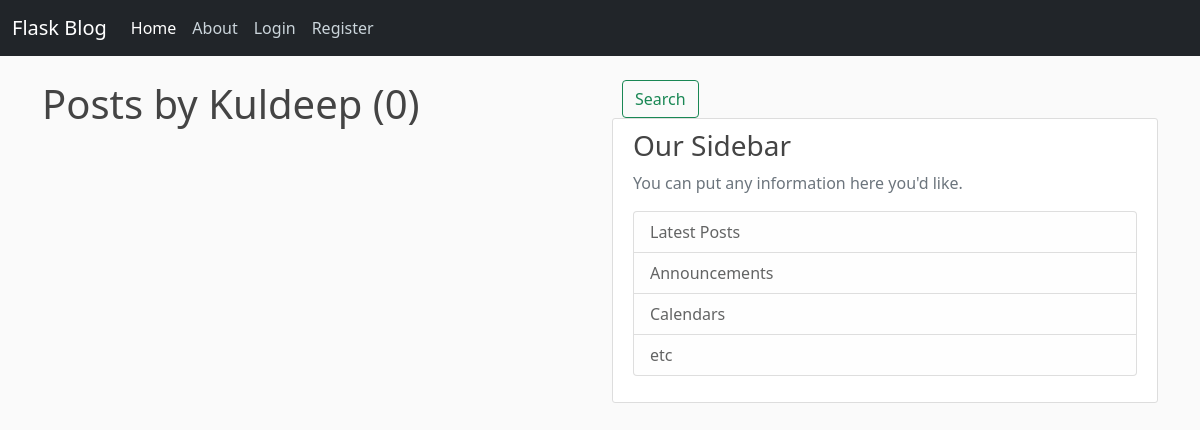
Before: /user/Kuldeep with the older database file.
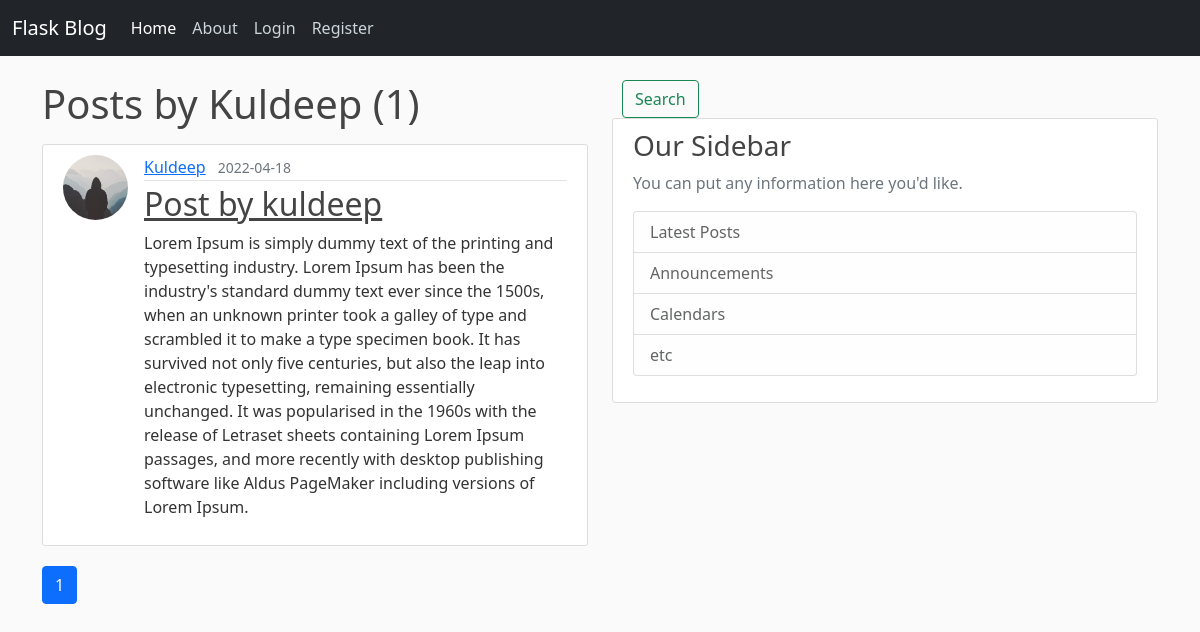
After: the same page with the newer database file.
### flask_learning/models.py (models this page shows, shortened)
class Post(db.Model):
    id = db.Column(db.Integer, primary_key=True)
    title = db.Column(db.String(100), nullable=False)
    date_posted = db.Column(db.DateTime, nullable=False, default=datetime.utcnow())
    content = db.Column(db.Text, nullable=False)
    user_id = db.Column(db.Integer, db.ForeignKey('user.id'), nullable=False)

class User(db.Model, UserMixin):
    id = db.Column(db.Integer, primary_key=True)
    username = db.Column(db.String(20), unique=True, nullable=False)
    email = db.Column(db.String(120), unique=True, nullable=False)
    image_file = db.Column(db.String(20), nullable=False, default='default.jpg')
    password = db.Column(db.String(80), nullable=False)
    posts = db.relationship('Post', backref='author', lazy=True)

### flask_learning/users/routes.py (the view)
@users.route("/user/<string:username>")
def user_posts(username):
    page = request.args.get('page', 1, type=int)
    user = User.query.filter_by(username=username).first_or_404()
    posts = Post.query.filter_by(author=user).order_by(Post.date_posted.desc()).paginate(page=page, per_page=3)
    return render_template('user_post.html', posts=posts, user=user)

### flask_learning/templates/user_post.html (shortened to what this page needs)
{% extends 'layout.html' %}
{% block content %}
    <h1 class="mb-3">Posts by {{ user.username }} ({{ posts.total }})</h1>
    {% for post in posts.items %}
        <article class="d-flex content-section">
            <img class="rounded-circle article-img" src="{{url_for('static', filename='profile_pics/' + post.author.image_file)}}" alt="">
          <div class="media-body">
            <div class="article-metadata">
              <a class="me-2" href="{{url_for('users.user_posts', username=post.author.username) }}">{{post.author.username}}</a>
              <small class="text-muted">{{ post.date_posted.strftime('%Y-%m-%d ') }}</small>
            </div>
            <h2><a class="article-title" href="{{ url_for('posts.post', post_id=post.id) }}">{{ post.title }}</a></h2>
            <p class="article-content">{{ post.content }}</p>
          </div>
        </article>
    {% endfor %}
    {% for page_num in posts.iter_pages(left_edge=1, right_edge=1, left_current=1, right_current=2) %}
        {% if page_num %}
            {% if posts.page == page_num %}
                <a class="btn btn-primary mb-4" href="{{ url_for('users.user_posts',username=user.username, page=page_num) }}">{{ page_num }}</a>
            {% else %}
                <a class="btn btn-outline-info mb-4" href="{{ url_for('users.user_posts',username=user.username, page=page_num) }}">{{ page_num }}</a>
            {% endif %}
        {% endif %}
    {% endfor %}
{% endblock content %}

Changed rows visible on the page:
added Post: image_file (placeholder picture), author.username "Kuldeep", date_posted "2022-04-18", title "Post by kuldeep", content "Lorem Ipsum is simply dummy text of the printing and typesetting industry. Lorem Ipsum has been the industry's standard dummy text ever since the 1500s, when an unknown printer took a galley of type and scrambled it to make a type specimen book. It has survived not only five centuries, but also the leap into electronic typesetting, remaining essentially unchanged. It was popularised in the 1960s with the release of Letraset sheets containing Lorem Ipsum passages, and more recently with desktop publishing software like Aldus PageMaker including versions of Lorem Ipsum."
Other visible differences:
{{ posts.total }}: "0" → "1"
new list line: "1"
